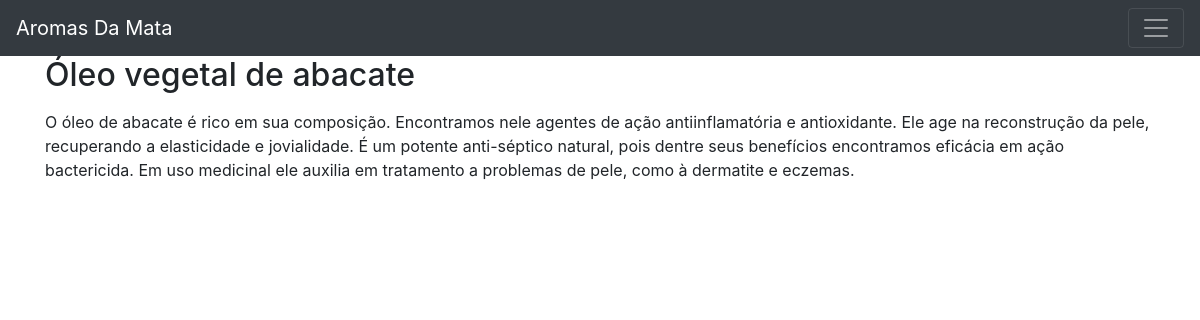
/2, run on the app's committed database.
### app.py (models this page shows)
class Insumos(db.Model):
    id = db.Column(db.Integer, primary_key=True)
    created = db.Column(db.DateTime, default=datetime.datetime.utcnow)
    nome_insumo = db.Column(db.String(80), nullable=False)
    beneficios = db.Column(db.String(500), nullable=False)

### app.py (the view)
@app.route('/<int:insumo_id>') #id do insumo é rota para consulta individual
def post(insumo_id):
    post = get_insumo(insumo_id)
    return render_template('insumos.html', post=post)

### app.py (called while the page is built)
def get_db_connection():
    conn = sqlite3.connect('database.db')
    conn.row_factory = sqlite3.Row
    return conn

def get_insumo(insumo_id):
    conn = get_db_connection()
    insumo = conn.execute('SELECT * FROM insumos WHERE id = ?', (insumo_id,)).fetchone()
    conn.close()
    if insumo is None:
        abort(404)
    return insumo #se não for insumo aqui, no insumos.html não vai retornar o individual

### templates/insumos.html (shortened to what this page needs)
{% extends 'base.html' %}
{% block content %}
    <h2>{% block title %} {{ post['nome_insumo'] }} {% endblock %}</h2>
    <p>{{ post['beneficios'] }}</p>
{% endblock %}

### data on the page
Insumos: nome_insumo "Óleo vegetal de abacate", beneficios "O óleo de abacate é rico em sua composição. Encontramos nele agentes de ação antiinflamatória e antioxidante. Ele age na reconstrução da pele, recuperando a elasticidade e jovialidade. É um potente anti-séptico natural, pois dentre seus benefícios encontramos eficácia em ação bactericida. Em uso medicinal ele auxilia em tratamento a problemas de pele, como à dermatite e eczemas."
